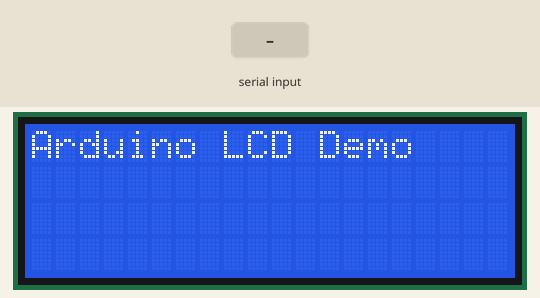
Recording of a sketch running on a simulated Arduino Uno, built with avr-gcc and run on an emulated ATmega328P. Shown: 20×4 character LCD. Inputs (shaded band) come from the test bench. The local clock reads 2024-03-15 10:24:30 at power-on unless the sketch sets it; what the sketch prints to the serial monitor is not drawn.

Above: at 0.1 s.
At 1.7 s:
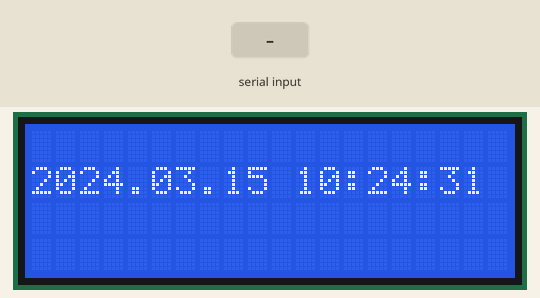
1.8 s: "SD ,45\n" received over Serial
At 5.0 s:
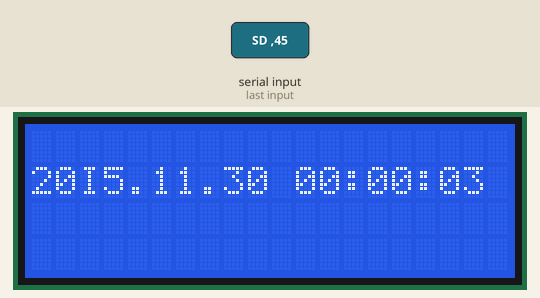
Timing chart, 0 to 6.5 s (numbered marks = the images above; inputs shaded):
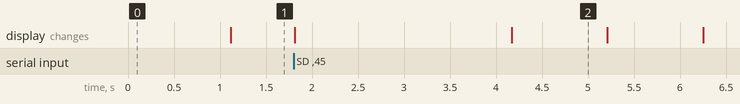

Measured:
- what the display in image 2 shows lasts 1.0 s, from 4.2 s to 5.2 s

The sketch:

pyduino_copy.ino
```cpp
#include <Wire.h>
#include <LiquidCrystal_I2C.h>
#include <RTClib.h>

DS1302 rtc;  // Create an RTC object

LiquidCrystal_I2C lcd(0x27, 20, 4);  // Set the LCD address to 0x27 for a 4x20 display

int day, month, year, hour, minute, second;

void setup() {
  Serial.begin(9600);             // Initialize serial communication
  lcd.init();                     // Initialize the LCD
  lcd.backlight();                // Turn on the backlight
  lcd.setCursor(0, 0);            // Set the cursor to the top-left corner
  lcd.print("Arduino LCD Demo");  // Display a welcome message

  rtc.begin();  // Initialize the RTC module
}

void loop() {
  for (int i = 0; i < 1000; i++) {
    serial_check();
    delay(1);
  }

  DateTime now = rtc.now();
  char buf[100];
  strncpy(buf, "YYYY.MM.DD hh:mm:ss", 100);

  lcd.clear();
  lcd.setCursor(0, 1);
  lcd.print(now.format(buf));
}

void serial_check() {
  if (Serial.available() > 0) {
    String inputString = Serial.readStringUntil('\n');  // Read a line from the serial port
    inputString.trim();                                 // Remove leading and trailing whitespace

    // Check if the inputString starts with "SD "
    if (inputString.startsWith("SD ")) {
      String datetimeString = inputString.substring(3);  // Remove the "SD " prefix

      sscanf(datetimeString.c_str(), "%2d/%2d/%4d/%2d/%2d/%2d", &day, &month, &year, &hour, &minute, &second);

      // Set the RTC time using the received date and time components
      DateTime newTime(year, month, day, hour, minute, second);

      rtc.adjust(newTime);

      // Clear the LCD and print the received date and time
      lcd.clear();
      lcd.setCursor(0, 1);
      lcd.print(datetimeString);

      // Send acknowledgment back to Python
      Serial.println("ACK");
      delay(2000);
    }
  }
}
```
